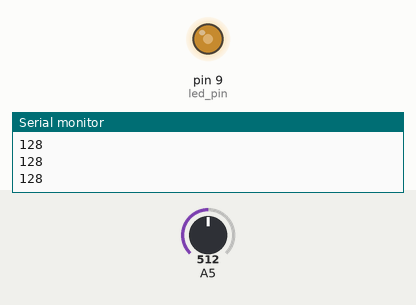
The sketch below on a simulated Arduino Uno, built with avr-gcc and run on an emulated ATmega328P. Parts: output pins drawn as LEDs (lit = HIGH), the last lines printed to the serial monitor. Inputs (shaded band) come from the test bench; at power-on: A5 = 512.

Above: at 1.2 s.
1.3 s: A5 set to 716
At 2.2 s:
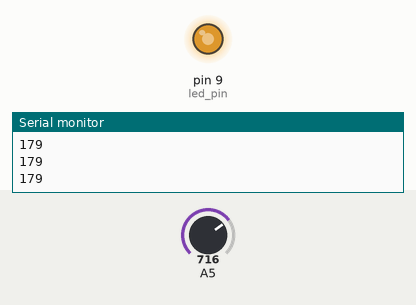
2.8 s: A5 set to 900
At 3.4 s:
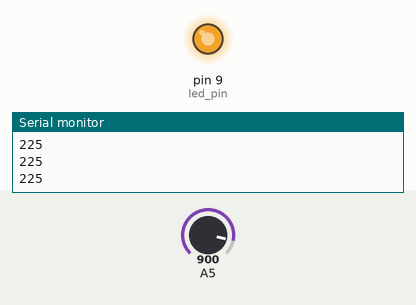
4.3 s: A5 set to 122
At 5.5 s:
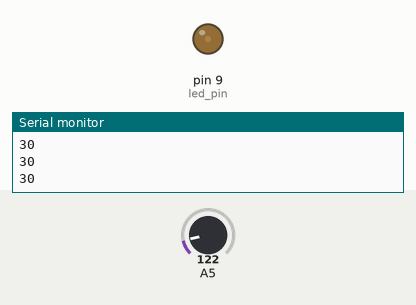
5.8 s: A5 set to 0
At 6.8 s:
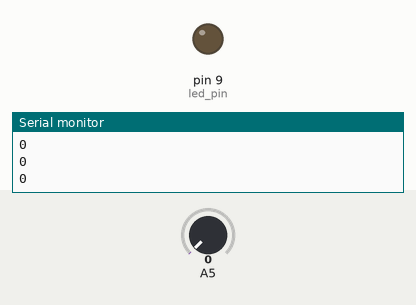
Timing chart, 0 to 8.3 s (numbered marks = the images above; inputs shaded):
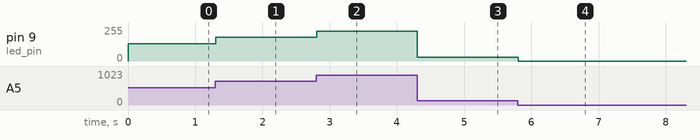

Measured:
- after the input at 1.3 s, pin 9 (led_pin): 128/255 → 179/255 at once
- after the input at 2.8 s, pin 9 (led_pin): 179/255 → 225/255 at once
- after the input at 4.3 s, pin 9 (led_pin): 225/255 → 30/255 at once
- after the input at 5.8 s, pin 9 (led_pin): 30/255 → 0/255 at once

The sketch:

nob.ino
```cpp
int led_pin = 9;

void setup() {
  Serial.begin(9600);
  pinMode(led_pin, OUTPUT);
}

void loop() {
  int nob = analogRead(A5) / 4;
  Serial.println(nob);
  analogWrite(led_pin, nob);
}
```
